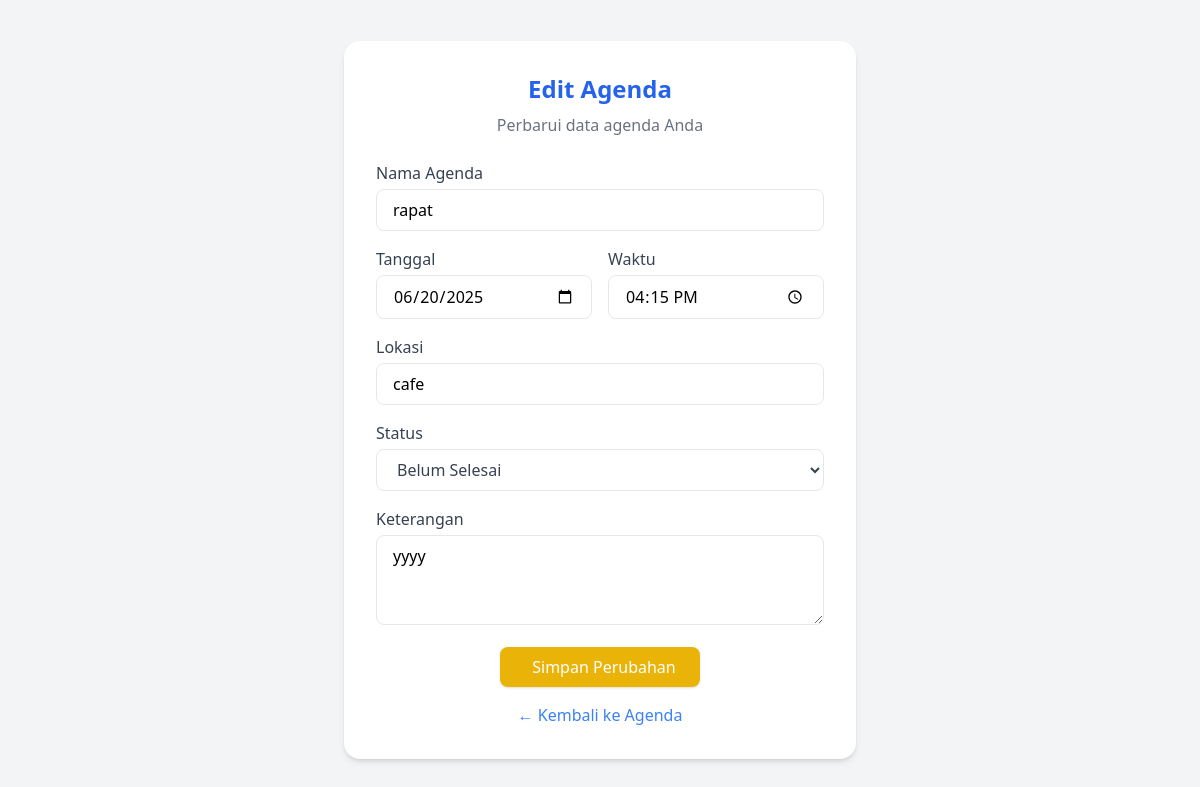
The page /edit.php?id=17 (signed in) on the database its author committed.
### tables this page shows
CREATE TABLE `agenda` (
  `id` int(11) NOT NULL AUTO_INCREMENT,
  `user_id` int(11) NOT NULL,
  `judul` varchar(70) NOT NULL,
  `tanggal` date NOT NULL,
  `waktu` time NOT NULL,
  `lokasi` varchar(70) DEFAULT NULL,
  `status` enum('belum','selesai') DEFAULT NULL,
  `keterangan` varchar(99) DEFAULT NULL,
  PRIMARY KEY (`id`),
  KEY `user_id` (`user_id`),
  CONSTRAINT `agenda_ibfk_1` FOREIGN KEY (`user_id`) REFERENCES `user` (`id`) ON DELETE CASCADE
);

### edit.php (the view, shortened to what this page needs)
<?php
include 'koneksi.php';
$user_id = $_SESSION['user_id'];
$id = $_GET['id'] ?? null;
$query = "SELECT * FROM agenda WHERE id = $id AND user_id = $user_id";
$result = mysqli_query($conn, $query);
$data = mysqli_fetch_assoc($result);
?>
<!DOCTYPE html>
<html lang="id">
<head>
  <script src="https://cdn.tailwindcss.com"></script>
</head>
<body class="bg-gray-100 min-h-screen flex items-center justify-center">
  <div class="bg-white p-8 rounded-2xl shadow-md w-full max-w-lg">
    <h2 class="text-2xl font-bold text-blue-600 mb-2 text-center">Edit Agenda</h2>
    <p class="text-gray-500 mb-6 text-center">Perbarui data agenda Anda</p>
    <form method="POST" class="space-y-4">
      <div>
        <label class="block font-medium mb-1 text-gray-700">Nama Agenda</label>
        <input type="text" name="judul" required value="<?= htmlspecialchars($data['judul']) ?>" class="w-full border rounded-lg px-4 py-2 focus:outline-blue-500">
      </div>
      <div class="flex gap-4">
        <div class="w-1/2">
          <label class="block font-medium mb-1 text-gray-700">Tanggal</label>
          <input type="date" name="tanggal" required value="<?= $data['tanggal'] ?>" class="w-full border rounded-lg px-4 py-2 focus:outline-blue-500">
        </div>
        <div class="w-1/2">
          <label class="block font-medium mb-1 text-gray-700">Waktu</label>
          <input type="time" name="waktu" required value="<?= $data['waktu'] ?>" class="w-full border rounded-lg px-4 py-2 focus:outline-blue-500">
        </div>
      </div>
      <div>
        <label class="block font-medium mb-1 text-gray-700">Lokasi</label>
        <input type="text" name="lokasi" required value="<?= htmlspecialchars($data['lokasi']) ?>" class="w-full border rounded-lg px-4 py-2 focus:outline-blue-500">
      </div>
      <div>
        <label class="block font-medium mb-1 text-gray-700">Status</label>
        <select name="status" required class="w-full border rounded-lg px-4 py-2 bg-white focus:outline-blue-500 text-gray-700">
          <option value="belum" <?= $data['status'] == 'belum' ? 'selected' : '' ?>>Belum Selesai</option>
        </select>
      </div>
      <div>
        <label class="block font-medium mb-1 text-gray-700">Keterangan</label>
        <textarea name="keterangan" rows="3" class="w-full border rounded-lg px-4 py-2 focus:outline-blue-500"><?= htmlspecialchars($data['keterangan']) ?></textarea>
      </div>
      <div class="text-center">
        <button type="submit" class="bg-yellow-500 hover:bg-yellow-600 text-white px-6 py-2 rounded-lg shadow inline-flex items-center gap-2">
          <i class="fa fa-save"></i> Simpan Perubahan
        </button>
      </div>
    </form>
    <div class="mt-4 text-center">
      <a href="agenda.php" class="text-blue-500 hover:underline">&larr; Kembali ke Agenda</a>
    </div>
  </div>
</body>
</html>

### rows shown on the page
agenda: judul "rapat", tanggal "06/20/2025", waktu "16:15:00", lokasi "cafe", status "Belum Selesai", keterangan "yyyy"
